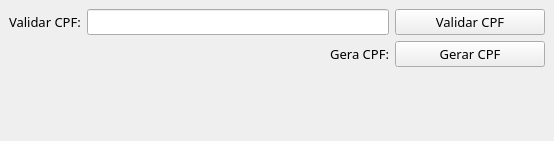
<?xml version="1.0" encoding="UTF-8"?>
<ui version="4.0">
 <class>MainWindow</class>
 <widget class="QMainWindow" name="MainWindow">
  <property name="geometry">
   <rect>
    <x>0</x>
    <y>0</y>
    <width>554</width>
    <height>141</height>
   </rect>
  </property>
  <property name="windowTitle">
   <string>Validador e Gerador de CPF</string>
  </property>
  <widget class="QWidget" name="centralwidget">
   <layout class="QGridLayout" name="gridLayout">
    <item row="0" column="0">
     <widget class="QLabel" name="label">
      <property name="font">
       <font>
        <family>JetBrains Mono</family>
        <pointsize>10</pointsize>
       </font>
      </property>
      <property name="text">
       <string>Validar CPF:</string>
      </property>
     </widget>
    </item>
    <item row="0" column="1">
     <widget class="QLineEdit" name="input_valida_cpf">
      <property name="font">
       <font>
        <family>JetBrains Mono</family>
        <pointsize>10</pointsize>
       </font>
      </property>
     </widget>
    </item>
    <item row="0" column="2">
     <widget class="QPushButton" name="btn_valida_cpf">
      <property name="minimumSize">
       <size>
        <width>150</width>
        <height>0</height>
       </size>
      </property>
      <property name="font">
       <font>
        <family>JetBrains Mono</family>
        <pointsize>10</pointsize>
       </font>
      </property>
      <property name="text">
       <string>Validar CPF</string>
      </property>
     </widget>
    </item>
    <item row="1" column="1">
     <widget class="QLabel" name="label_2">
      <property name="font">
       <font>
        <family>JetBrains Mono</family>
        <pointsize>10</pointsize>
       </font>
      </property>
      <property name="text">
       <string>Gera CPF:</string>
      </property>
      <property name="alignment">
       <set>Qt::AlignRight|Qt::AlignTrailing|Qt::AlignVCenter</set>
      </property>
     </widget>
    </item>
    <item row="1" column="2">
     <widget class="QPushButton" name="btn_gera_cpf">
      <property name="font">
       <font>
        <family>JetBrains Mono</family>
        <pointsize>10</pointsize>
       </font>
      </property>
      <property name="text">
       <string>Gerar CPF</string>
      </property>
     </widget>
    </item>
    <item row="2" column="0" colspan="3">
     <widget class="QLabel" name="label_retorno">
      <property name="font">
       <font>
        <family>JetBrains Mono</family>
        <pointsize>18</pointsize>
       </font>
      </property>
      <property name="styleSheet">
       <string notr="true">color: green</string>
      </property>
      <property name="text">
       <string/>
      </property>
      <property name="alignment">
       <set>Qt::AlignCenter</set>
      </property>
     </widget>
    </item>
   </layout>
  </widget>
 </widget>
 <resources/>
 <connections/>
</ui>
